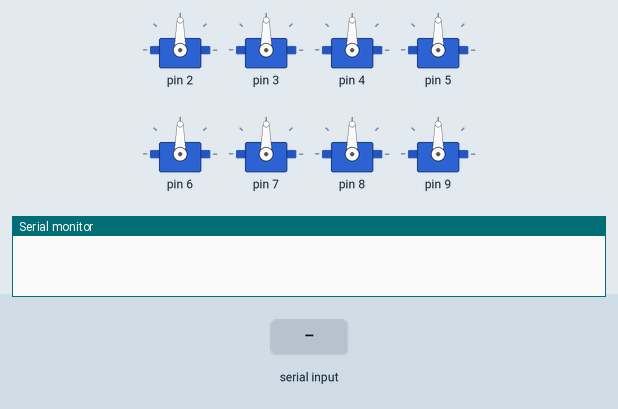
A sketch run on a simulated Arduino Uno, built with avr-gcc and run on an emulated ATmega328P. Shown: 8 × servo, the last lines printed to the serial monitor. The test bench sets the inputs (shaded band).

Above: at 1.2 s.
1.3 s: "90,45\n" received over Serial
2.8 s: "5\n" received over Serial
4.3 s: "30,150\n" received over Serial
At 4.6 s:
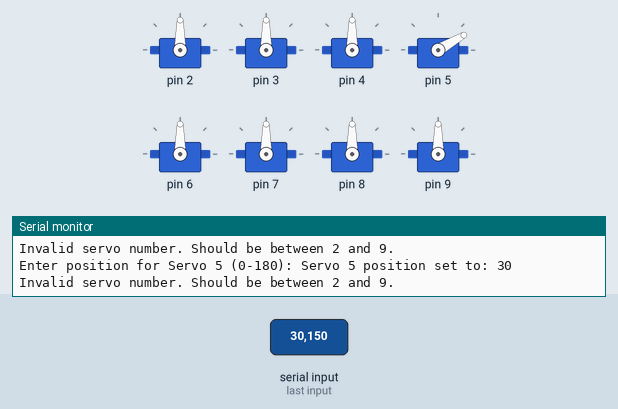
Timing chart, 0 to 7.3 s (numbered marks = the images above; inputs shaded):
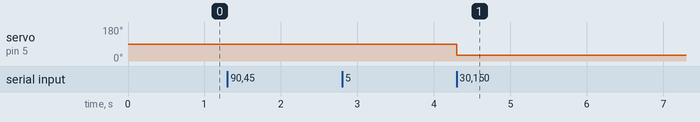

The sketch:

Configuration.ino
```cpp
#include <Servo.h>

Servo legServos[8];  // Array to hold servo objects

void setup() {
  Serial.begin(9600);

  // Attach each servo to a pin (assuming servos are connected to pins 2 to 9)
  for (int i = 2; i < 10; ++i) {
    legServos[i - 2].attach(i);
  }
}

void loop() {
  if (Serial.available() > 0) {
    // Read the selected servo number from serial input
    int selectedServo = Serial.parseInt();

    if (selectedServo >= 2 && selectedServo <= 9) {
      Serial.print("Enter position for Servo ");
      Serial.print(selectedServo);
      Serial.print(" (0-180): ");

      // Clear any remaining characters in the serial input buffer
      while (Serial.available() > 0) {
        Serial.read();
      }

      // Wait for user input for the servo position
      while (Serial.available() == 0) {
        // Wait for input
      }

      // Read the servo position from serial input
      int servoPosition = Serial.parseInt();

      if (servoPosition >= 0 && servoPosition <= 180) {
        // Set the servo position
        legServos[selectedServo - 2].write(servoPosition);
        Serial.print("Servo ");
        Serial.print(selectedServo);
        Serial.print(" position set to: ");
        Serial.println(servoPosition);
      } else {
        Serial.println("Invalid servo position. Should be between 0 and 180.");
      }
    } else {
      Serial.println("Invalid servo number. Should be between 2 and 9.");
    }

    // Clear the input buffer
    while (Serial.available() > 0) {
      Serial.read();
    }
  }
}
```

Measured:
- after the input at 4.3 s, servo on pin 5: 90° → 30° at once
